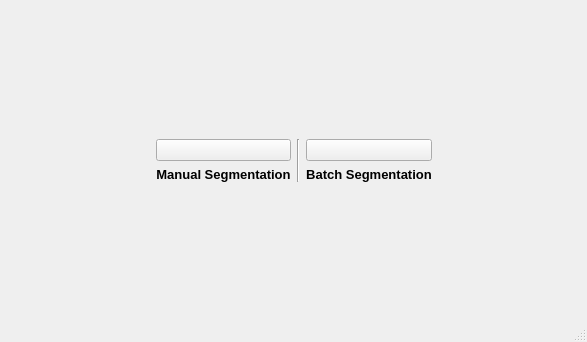
<?xml version="1.0" encoding="UTF-8"?>
<ui version="4.0">
 <class>MainWindow</class>
 <widget class="QMainWindow" name="MainWindow">
  <property name="geometry">
   <rect>
    <x>0</x>
    <y>0</y>
    <width>587</width>
    <height>342</height>
   </rect>
  </property>
  <property name="windowTitle">
   <string>Voice Onset Analysis Tool - VOAT</string>
  </property>
  <widget class="QWidget" name="centralwidget">
   <layout class="QGridLayout" name="gridLayout">
    <item row="1" column="2">
     <spacer name="horizontalSpacer_2">
      <property name="orientation">
       <enum>Qt::Horizontal</enum>
      </property>
      <property name="sizeHint" stdset="0">
       <size>
        <width>40</width>
        <height>20</height>
       </size>
      </property>
     </spacer>
    </item>
    <item row="2" column="1">
     <spacer name="verticalSpacer">
      <property name="orientation">
       <enum>Qt::Vertical</enum>
      </property>
      <property name="sizeHint" stdset="0">
       <size>
        <width>20</width>
        <height>40</height>
       </size>
      </property>
     </spacer>
    </item>
    <item row="1" column="1">
     <layout class="QHBoxLayout" name="horizontalLayout">
      <item>
       <layout class="QVBoxLayout" name="verticalLayout">
        <item>
         <widget class="QPushButton" name="ButtonSegmentationWin">
          <property name="text">
           <string/>
          </property>
          <property name="icon">
           <iconset>
            <normaloff>resources/Segmentation.png</normaloff>resources/Segmentation.png</iconset>
          </property>
          <property name="iconSize">
           <size>
            <width>256</width>
            <height>256</height>
           </size>
          </property>
         </widget>
        </item>
        <item>
         <widget class="QLabel" name="label">
          <property name="font">
           <font>
            <pointsize>10</pointsize>
            <bold>true</bold>
           </font>
          </property>
          <property name="text">
           <string>Manual Segmentation</string>
          </property>
          <property name="alignment">
           <set>Qt::AlignCenter</set>
          </property>
         </widget>
        </item>
       </layout>
      </item>
      <item>
       <widget class="Line" name="line">
        <property name="orientation">
         <enum>Qt::Vertical</enum>
        </property>
       </widget>
      </item>
      <item>
       <layout class="QVBoxLayout" name="verticalLayout_2">
        <item>
         <widget class="QPushButton" name="ButtonBatchProcWin">
          <property name="text">
           <string/>
          </property>
          <property name="icon">
           <iconset>
            <normaloff>resources/multiple_files_.png</normaloff>resources/multiple_files_.png</iconset>
          </property>
          <property name="iconSize">
           <size>
            <width>256</width>
            <height>256</height>
           </size>
          </property>
         </widget>
        </item>
        <item>
         <widget class="QLabel" name="label_2">
          <property name="font">
           <font>
            <pointsize>10</pointsize>
            <bold>true</bold>
           </font>
          </property>
          <property name="text">
           <string>Batch Segmentation</string>
          </property>
          <property name="alignment">
           <set>Qt::AlignCenter</set>
          </property>
         </widget>
        </item>
       </layout>
      </item>
     </layout>
    </item>
    <item row="1" column="0">
     <spacer name="horizontalSpacer">
      <property name="orientation">
       <enum>Qt::Horizontal</enum>
      </property>
      <property name="sizeHint" stdset="0">
       <size>
        <width>40</width>
        <height>20</height>
       </size>
      </property>
     </spacer>
    </item>
    <item row="0" column="1">
     <spacer name="verticalSpacer_2">
      <property name="orientation">
       <enum>Qt::Vertical</enum>
      </property>
      <property name="sizeHint" stdset="0">
       <size>
        <width>20</width>
        <height>40</height>
       </size>
      </property>
     </spacer>
    </item>
   </layout>
  </widget>
  <widget class="QStatusBar" name="statusbar"/>
 </widget>
 <resources/>
 <connections/>
</ui>
